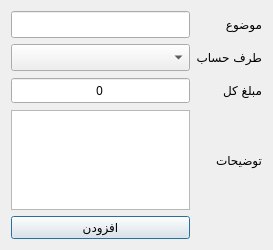
<?xml version="1.0" encoding="UTF-8"?>
<ui version="4.0">
 <class>Dialog</class>
 <widget class="QDialog" name="Dialog">
  <property name="geometry">
   <rect>
    <x>0</x>
    <y>0</y>
    <width>273</width>
    <height>250</height>
   </rect>
  </property>
  <property name="font">
   <font>
    <family>B Nazanin</family>
   </font>
  </property>
  <property name="windowTitle">
   <string>Dialog</string>
  </property>
  <property name="layoutDirection">
   <enum>Qt::LeftToRight</enum>
  </property>
  <layout class="QGridLayout" name="gridLayout">
   <item row="0" column="0">
    <widget class="QLineEdit" name="cost_subject_LE">
     <property name="minimumSize">
      <size>
       <width>0</width>
       <height>27</height>
      </size>
     </property>
    </widget>
   </item>
   <item row="0" column="1">
    <widget class="QLabel" name="label">
     <property name="text">
      <string>موضوع</string>
     </property>
    </widget>
   </item>
   <item row="1" column="0">
    <widget class="QComboBox" name="user_name_list_CB">
     <property name="minimumSize">
      <size>
       <width>0</width>
       <height>27</height>
      </size>
     </property>
    </widget>
   </item>
   <item row="1" column="1">
    <widget class="QLabel" name="label_5">
     <property name="text">
      <string>طرف حساب</string>
     </property>
    </widget>
   </item>
   <item row="2" column="0">
    <widget class="QDoubleSpinBox" name="total_money_QSB">
     <property name="minimumSize">
      <size>
       <width>0</width>
       <height>27</height>
      </size>
     </property>
     <property name="layoutDirection">
      <enum>Qt::RightToLeft</enum>
     </property>
     <property name="autoFillBackground">
      <bool>false</bool>
     </property>
     <property name="frame">
      <bool>true</bool>
     </property>
     <property name="alignment">
      <set>Qt::AlignCenter</set>
     </property>
     <property name="buttonSymbols">
      <enum>QAbstractSpinBox::NoButtons</enum>
     </property>
     <property name="correctionMode">
      <enum>QAbstractSpinBox::CorrectToPreviousValue</enum>
     </property>
     <property name="decimals">
      <number>0</number>
     </property>
     <property name="maximum">
      <double>1000000000.000000000000000</double>
     </property>
    </widget>
   </item>
   <item row="2" column="1">
    <widget class="QLabel" name="label_2">
     <property name="text">
      <string>مبلغ کل</string>
     </property>
    </widget>
   </item>
   <item row="3" column="0">
    <widget class="QTextEdit" name="description_TE"/>
   </item>
   <item row="3" column="1">
    <widget class="QLabel" name="label_4">
     <property name="text">
      <string>توضیحات</string>
     </property>
    </widget>
   </item>
   <item row="4" column="0">
    <widget class="QPushButton" name="add_new_stastic_cost_QB">
     <property name="text">
      <string>افزودن</string>
     </property>
    </widget>
   </item>
  </layout>
 </widget>
 <resources/>
 <connections/>
</ui>
